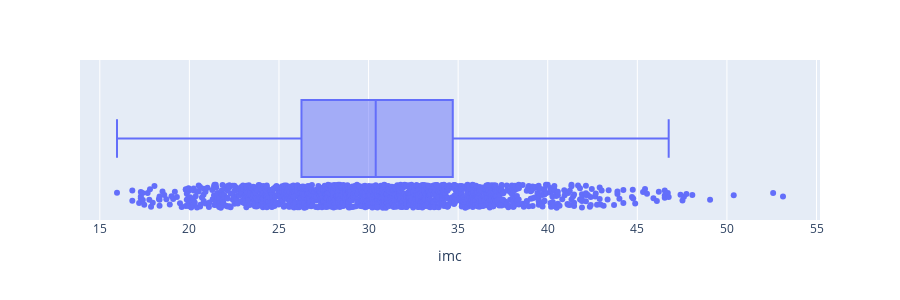

Here is the notebook cell this chart was saved with:
### Code cell
#Note como não temos mais o valor negativo
fig = px.box(data_frame=df_seguros, x='imc', points='all', orientation='h')
fig.update_layout(height=300)

### Figure 1 — Plotly figure (JSON) as saved in the notebook; plotly's stock layout.template omitted (floating-point values rounded to 4 significant figures; data arrays with more than 128 entries replaced by an {"elided": "..."} marker saying what was removed)
{"data": [{"alignmentgroup": "True", "boxpoints": "all", "hovertemplate": "imc=%{x}<extra></extra>", "legendgroup": "", "marker": {"color": "#636efa"}, "name": "", "notched": false, "offsetgroup": "", "orientation": "h", "showlegend": false, "type": "box", "x": {"elided": "1338 float values"}, "x0": " ", "xaxis": "x", "y0": " ", "yaxis": "y"}], "layout": {"boxmode": "group", "height": 300, "legend": {"tracegroupgap": 0}, "margin": {"t": 60}, "xaxis": {"anchor": "y", "domain": [0, 1], "title": {"text": "imc"}}, "yaxis": {"anchor": "x", "domain": [0, 1]}}}
